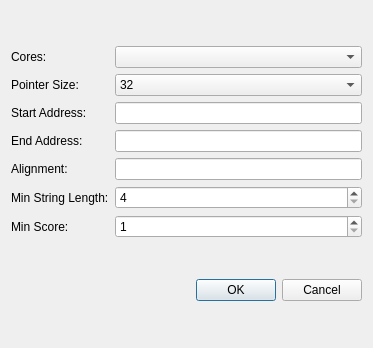
<?xml version="1.0" encoding="UTF-8"?>
<ui version="4.0">
 <class>BaseFindDialog</class>
 <widget class="QDialog" name="BaseFindDialog">
  <property name="windowModality">
   <enum>Qt::NonModal</enum>
  </property>
  <property name="geometry">
   <rect>
    <x>0</x>
    <y>0</y>
    <width>373</width>
    <height>348</height>
   </rect>
  </property>
  <property name="sizePolicy">
   <sizepolicy hsizetype="Minimum" vsizetype="Minimum">
    <horstretch>0</horstretch>
    <verstretch>0</verstretch>
   </sizepolicy>
  </property>
  <property name="windowTitle">
   <string>BaseFind</string>
  </property>
  <layout class="QVBoxLayout" name="verticalLayout_2">
   <property name="sizeConstraint">
    <enum>QLayout::SetMinimumSize</enum>
   </property>
   <item>
    <layout class="QGridLayout" name="gridLayout">
     <property name="sizeConstraint">
      <enum>QLayout::SetMinimumSize</enum>
     </property>
     <item row="0" column="0">
      <widget class="QLabel" name="nCoresLabel">
       <property name="sizePolicy">
        <sizepolicy hsizetype="Preferred" vsizetype="Preferred">
         <horstretch>0</horstretch>
         <verstretch>0</verstretch>
        </sizepolicy>
       </property>
       <property name="text">
        <string>Cores:</string>
       </property>
      </widget>
     </item>
     <item row="0" column="1">
      <widget class="QComboBox" name="nCoresCombo"/>
     </item>
     <item row="1" column="0">
      <widget class="QLabel" name="pointerSizeLabel">
       <property name="sizePolicy">
        <sizepolicy hsizetype="Preferred" vsizetype="Preferred">
         <horstretch>0</horstretch>
         <verstretch>0</verstretch>
        </sizepolicy>
       </property>
       <property name="text">
        <string>Pointer Size:</string>
       </property>
      </widget>
     </item>
     <item row="1" column="1">
      <widget class="QComboBox" name="pointerSizeCombo">
       <item>
        <property name="text">
         <string>32</string>
        </property>
       </item>
       <item>
        <property name="text">
         <string>64</string>
        </property>
       </item>
      </widget>
     </item>
     <item row="2" column="0">
      <widget class="QLabel" name="startAddressLabel">
       <property name="text">
        <string>Start Address:</string>
       </property>
      </widget>
     </item>
     <item row="2" column="1">
      <widget class="QLineEdit" name="startAddressEdit">
       <property name="maximumSize">
        <size>
         <width>382</width>
         <height>16777215</height>
        </size>
       </property>
       <property name="text">
        <string/>
       </property>
      </widget>
     </item>
     <item row="3" column="0">
      <widget class="QLabel" name="endAddressLabel">
       <property name="text">
        <string>End Address:</string>
       </property>
      </widget>
     </item>
     <item row="3" column="1">
      <widget class="QLineEdit" name="endAddressEdit">
       <property name="maximumSize">
        <size>
         <width>382</width>
         <height>16777215</height>
        </size>
       </property>
      </widget>
     </item>
     <item row="4" column="0">
      <widget class="QLabel" name="alignmentLabel">
       <property name="text">
        <string>Alignment:</string>
       </property>
      </widget>
     </item>
     <item row="4" column="1">
      <widget class="QLineEdit" name="alignmentEdit">
       <property name="maximumSize">
        <size>
         <width>382</width>
         <height>16777215</height>
        </size>
       </property>
      </widget>
     </item>
     <item row="5" column="0">
      <widget class="QLabel" name="minStrLenLabel">
       <property name="text">
        <string>Min String Length:</string>
       </property>
      </widget>
     </item>
     <item row="5" column="1">
      <widget class="QSpinBox" name="minStrLenEdit">
       <property name="maximumSize">
        <size>
         <width>382</width>
         <height>16777215</height>
        </size>
       </property>
       <property name="minimum">
        <number>4</number>
       </property>
       <property name="maximum">
        <number>999999999</number>
       </property>
      </widget>
     </item>
     <item row="6" column="0">
      <widget class="QLabel" name="minScoreLabel">
       <property name="text">
        <string>Min Score:</string>
       </property>
      </widget>
     </item>
     <item row="6" column="1">
      <widget class="QSpinBox" name="minScoreEdit">
       <property name="maximumSize">
        <size>
         <width>382</width>
         <height>16777215</height>
        </size>
       </property>
       <property name="minimum">
        <number>1</number>
       </property>
       <property name="maximum">
        <number>999999999</number>
       </property>
      </widget>
     </item>
    </layout>
   </item>
   <item>
    <layout class="QVBoxLayout" name="verticalLayout">
     <property name="sizeConstraint">
      <enum>QLayout::SetMinimumSize</enum>
     </property>
     <item>
      <widget class="QDialogButtonBox" name="buttonBox">
       <property name="orientation">
        <enum>Qt::Horizontal</enum>
       </property>
       <property name="standardButtons">
        <set>QDialogButtonBox::Cancel|QDialogButtonBox::Ok</set>
       </property>
      </widget>
     </item>
    </layout>
   </item>
  </layout>
  <action name="actionRemoveItem">
   <property name="text">
    <string>Remove item</string>
   </property>
  </action>
  <action name="actionRemoveAll">
   <property name="text">
    <string>Remove all</string>
   </property>
   <property name="toolTip">
    <string>Remove all</string>
   </property>
  </action>
 </widget>
 <resources/>
 <connections>
  <connection>
   <sender>buttonBox</sender>
   <signal>accepted()</signal>
   <receiver>BaseFindDialog</receiver>
   <slot>accept()</slot>
   <hints>
    <hint type="sourcelabel">
     <x>248</x>
     <y>234</y>
    </hint>
    <hint type="destinationlabel">
     <x>157</x>
     <y>274</y>
    </hint>
   </hints>
  </connection>
  <connection>
   <sender>buttonBox</sender>
   <signal>rejected()</signal>
   <receiver>BaseFindDialog</receiver>
   <slot>reject()</slot>
   <hints>
    <hint type="sourcelabel">
     <x>316</x>
     <y>240</y>
    </hint>
    <hint type="destinationlabel">
     <x>286</x>
     <y>254</y>
    </hint>
   </hints>
  </connection>
 </connections>
</ui>
